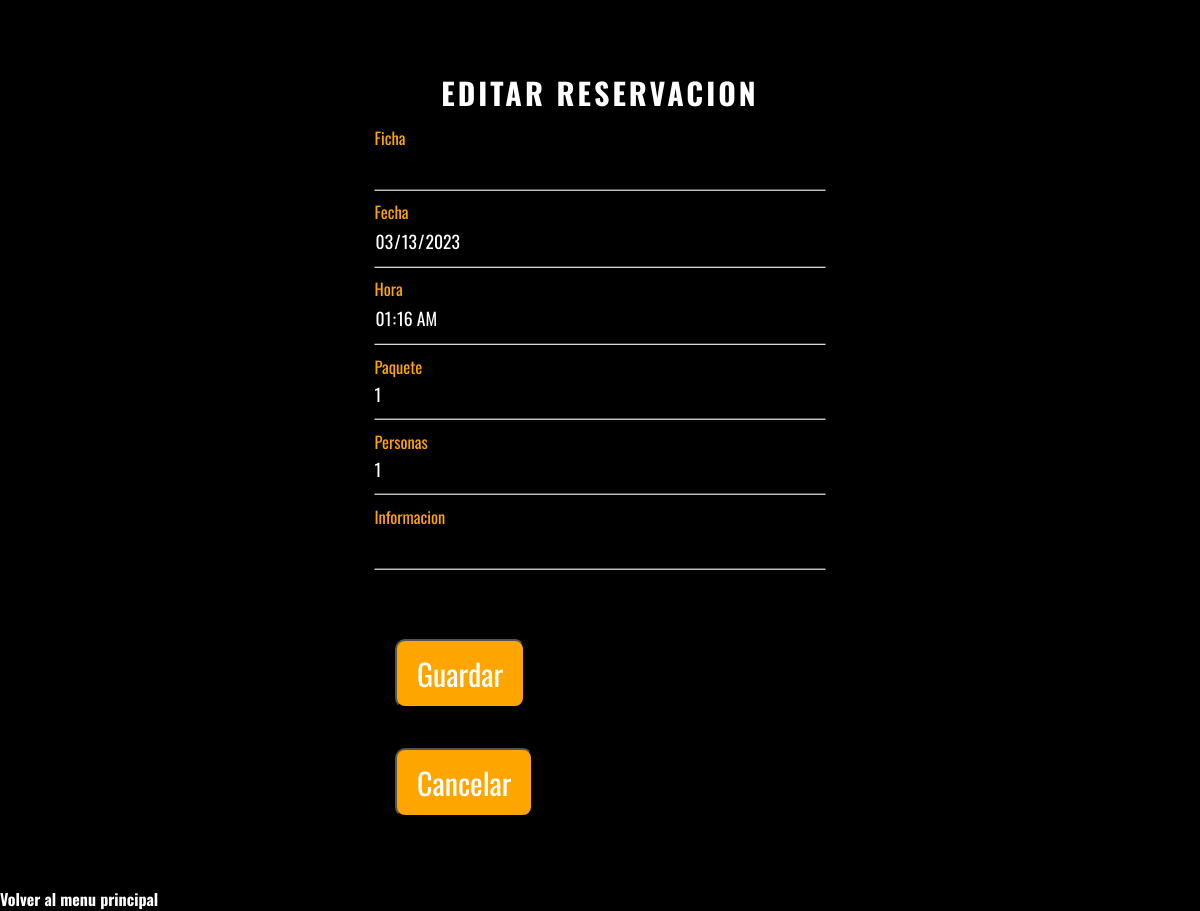
Page /editReservacion.php?id=2 on the committed database.
### tables this page shows
CREATE TABLE `reservaciones` (
  `id_reservacion` int(11) NOT NULL,
  `id_cliente` int(11) NOT NULL,
  `ficha` varchar(70) NOT NULL,
  `fecha` date NOT NULL,
  `hora` time NOT NULL,
  `tipo_paquete` int(11) NOT NULL,
  `cantidad_personas` bigint(5) NOT NULL,
  `informacion_extra` varchar(200) DEFAULT NULL
);

### editReservacion.php (the view, shortened to what this page needs)
<!DOCTYPE html>
<html lang="en">
<head>
  <link rel="stylesheet" href="https://cdnjs.cloudflare.com/ajax/libs/font-awesome/6.4.0/css/all.min.css"integrity="sha512-iecdLmaskl7CVkqkXNQ/ZH/XLlvWZOJyj7Yy7tcenmpD1ypASozpmT/E0iPtmFIB46ZmdtAc9eNBvH0H/ZpiBw==" />
  <link rel="stylesheet" href="style/index.css">
  <link rel="stylesheet" href="style/registrar.css">
</head>
<body>
<div class="mainregistrar">
        <div class="registrar-box">
        <h2>EDITAR RESERVACION</h2>
        <?php
            include 'conexion.php';
            if (isset($_GET['id'])) {
                $id = $_GET['id'];
                $query = "SELECT * FROM reservaciones WHERE id_reservacion=$id";
                $result = $conecta->query($query);
                if ($result->num_rows == 1) {
                    $row = $result->fetch_assoc();
            ?>
                    <form method="POST" >
                    <div class="info-box">
                        <input type="text" name="ficha" value="<?php echo $row['ficha']; ?>">
                        <label>Ficha</label>
                    </div>
                    <div class="info-box">
                        <input type="date" name="fecha" value="<?php echo $row['fecha']; ?>">
                        <label>Fecha</label>
                    </div>
                    <div class="info-box">
                        <input type="time" name="hora" value="<?php echo $row['hora']; ?>">
                        <label>Hora</label>
                    </div>
                    <div class="info-box">
                        <input type="text" name="tipo_paquete" value="<?php echo $row['tipo_paquete']; ?>">
                        <label>Paquete</label>
                    </div>
                    <div class="info-box">
                        <input type="number" min="1" max="30" name="cantidad_personas" value="<?php echo $row['cantidad_personas']; ?>">
                        <label>Personas</label>
                    </div>
                    <div class="info-box">
                        <input type="text" name="informacion_extra" value="<?php echo $row['informacion_extra']; ?>">
                        <label>Informacion</label>
                    </div>
                        <input type="submit" class="botonRegistrar" value="Guardar">
                        <?php echo "<button class = 'botonRegistrar' onclick='window.location.href='reservacionesAdmin.php''>Cancelar</button>"?>
                    </form>
            <?php
                } else {
                    echo'<script>alert("Reserva no encontrada");</script>';
                }
            } else {
                echo'<script>alert("ID ERROR");</script>';
            }
            ?>
        </div>
</div>
    <a href="index.php"><strong>Volver al menu principal</strong></a>
</body>
</html>

### style/index.css (style rules this page uses)
* { margin: 0; padding: 0; font-family: 'Oswald', sans-serif; }
body { height: 100vh; color: #fff; background-color: black; background-image: url("http://localhost/integrador/img/fondo230.jpg"); background-position: center; background-size: cover; background-repeat: no-repeat; background-attachment: fixed; transition: all .2s ease-in-out; animation: cambioImagen 10s infinite; }
a { color: #fff; text-decoration: none; }

### style/registrar.css (style rules this page uses)
.mainregistrar { justify-content: center; align-items: center; display: grid; }
.registrar-box { transition: all .2s ease-in-out; width: 550px; padding: 70px; background: rgba(0,0,0,.5); box-sizing: border-box; box-shadow: 0 15px 25px rgba(0,0,0,.6); border-radius: 10px; }
.registrar-box h2 { margin: 0 0 30px; letter-spacing: 3px; font-size: 30px; padding: 0; color: #fff; transition: all .2s ease-in-out; text-align: center; }
.registrar-box .info-box { position: relative; height: 100%; scale: 1.1; }
.registrar-box .info-box input { width: 100%; padding: 10px 0; font-size: 16px; margin-bottom: 30px; color: #fff; border: none; border-bottom: 1px solid #fff; outline: none; background: transparent; }
.registrar-box .info-box label { position: absolute; top:0; left: 0; padding: 10px 0; font-size: 20px; color: #fff; pointer-events: none; transition: all .2s ease-in-out; }
.registrar-box .info-box input:focus ~ label, .registrar-box .info-box input:valid ~ label { top: -25px; left: 0; color: orange; font-size: 15px; }
.botonRegistrar { display: flex; justify-content: center; position: center; padding: 10px 20px; background-color: orange; color: white; font-size: 30px; border-radius: 10px; transition: all .2s ease-in-out; margin-top: 40px; }

### rows in the picture
reservaciones: fecha "03/13/2023", hora "01:16:00", tipo_paquete "1", cantidad_personas "1"
